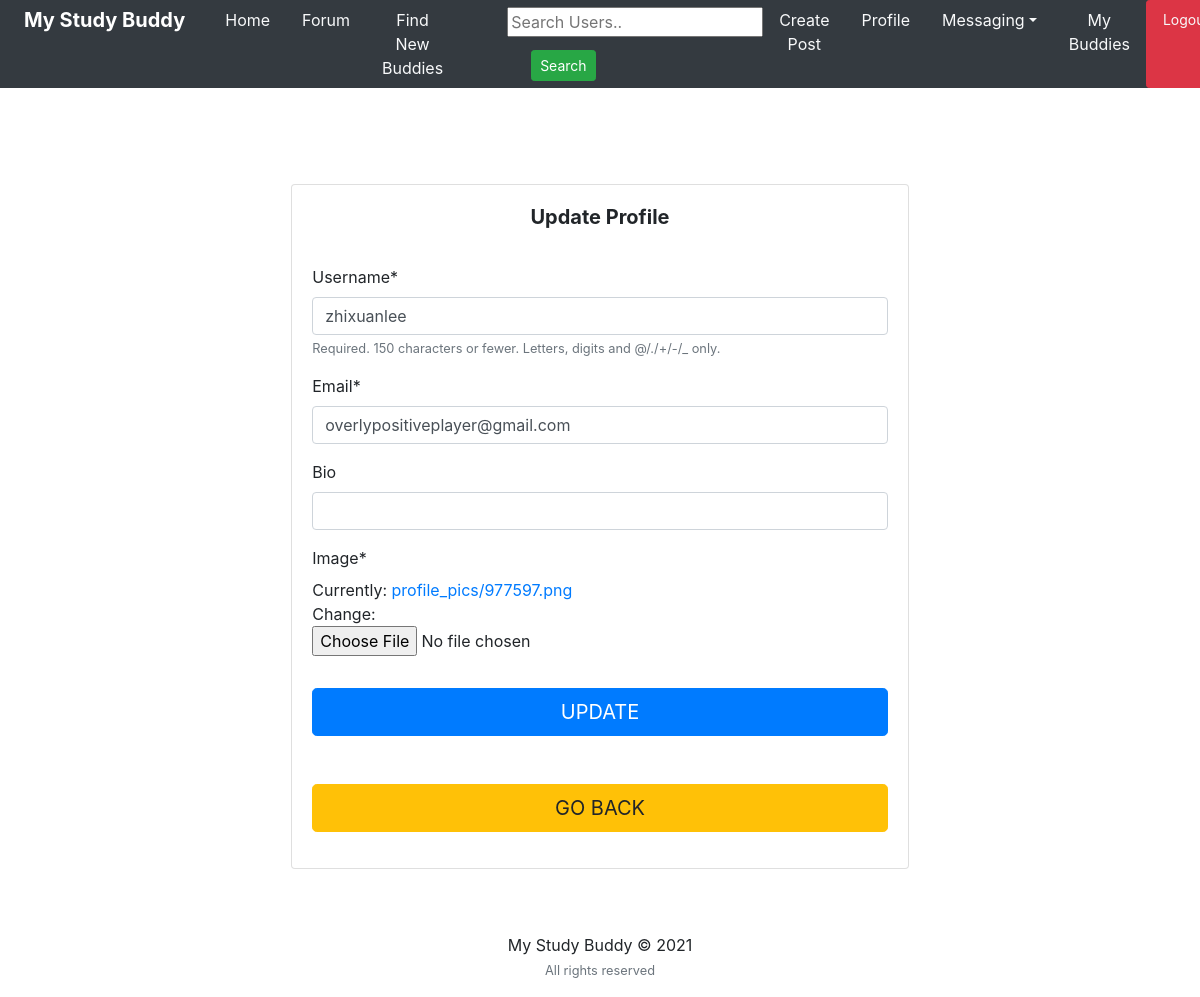
Page /edit-profile/ (signed in) on the earlier database version.
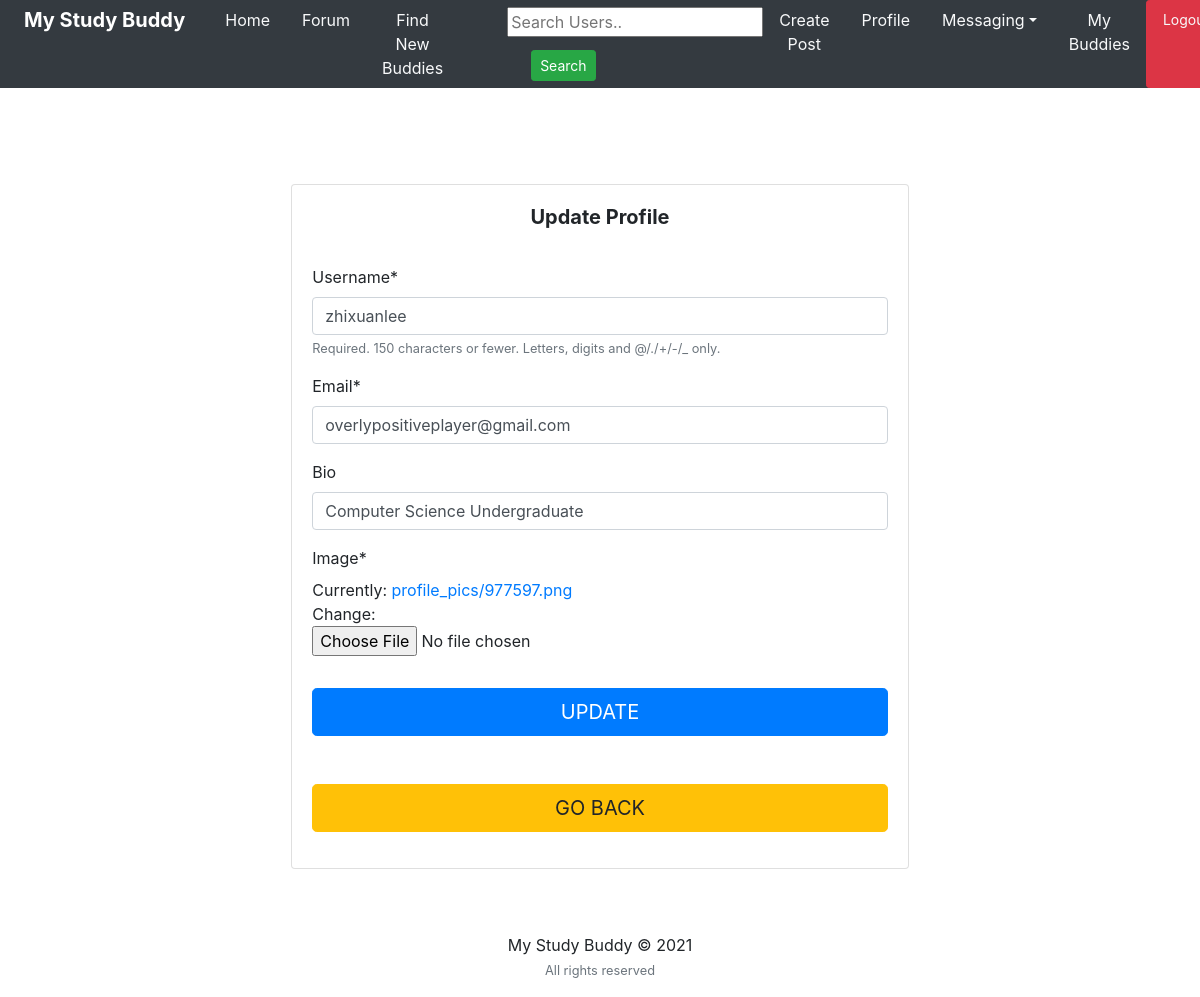
Same page on the later database version.
### users/models.py (models this page shows, shortened)
class Profile(models.Model):
	user = models.OneToOneField(User, on_delete=models.CASCADE)
	image = models.ImageField(default='default.png', upload_to='profile_pics')
	slug = AutoSlugField(populate_from='user')
	bio = models.CharField(max_length=255, blank=True)
	friends = models.ManyToManyField("Profile", blank=True)

### users/views.py (the view)
# urls.py: path('edit-profile/', user_views.edit_profile, name='edit_profile'),
@login_required
def edit_profile(request):
	if request.method == 'POST':
		u_form = UserUpdateForm(request.POST, instance=request.user)
		p_form = ProfileUpdateForm(request.POST, request.FILES, instance=request.user.profile)
		if u_form.is_valid() and p_form.is_valid():
			u_form.save()
			p_form.save()
			messages.success(request, f'Your account has been updated!')
			return redirect('my_profile')
	else:
		u_form = UserUpdateForm(instance=request.user)
		p_form = ProfileUpdateForm(instance=request.user.profile)
	context ={
		'u_form': u_form,
		'p_form': p_form,
	}
	return render(request, 'users/edit_profile.html', context)

### users/forms.py
class UserUpdateForm(forms.ModelForm):
	email = forms.EmailField()
	class Meta:
		model = User
		fields = ['username', 'email']

class ProfileUpdateForm(forms.ModelForm):
	class Meta:
		model = Profile
		fields = ['bio', 'image']

### users/templates/users/edit_profile.html (shortened to what this page needs)
{% extends "feed/layout.html" %} {% load static %}
{% block searchform %}
<form
  class="form-inline my-2 my-lg-0 ml-5"
  action="{% url 'search_users' %}"
  method="get"
>
  <input name="q" type="text" placeholder="Search Users.." />
  <button class="btn btn-success btn-sm my-2 my-sm-0 ml-4" type="submit">
    Search
  </button>
</form>
{% endblock searchform %} {% load crispy_forms_tags %} {% block content %}
<br /><br />
<div class="container">
  <div class="row">
    <div class="col-sm-9 col-md-8 col-lg-7 mx-auto">
      <div class="card card-signin my-5">
        <div class="card-body">
          <h5 class="card-title text-center"><b>Update Profile</b></h5>
          <form class="form-signin" method="POST" enctype="multipart/form-data">
            <fieldset class="form-group">
              <br />
              {{ u_form|crispy }} {{ p_form|crispy }}
            </fieldset>
            <div class="form-group">
              <button
                class="btn btn-lg btn-primary btn-block text-uppercase"
                type="submit"
              >
                Update</button
              ><br /><br />
              <a
                class="btn btn-lg btn-warning btn-block text-uppercase"
                href="{% url 'my_profile' %}"
                >Go Back</a
              >
            </div>
          </form>
        </div>
      </div>
    </div>
  </div>
</div>
{% endblock content %}

Differences in the rows shown:
changed Profile: bio (not shown) → "Computer Science Undergraduate"
